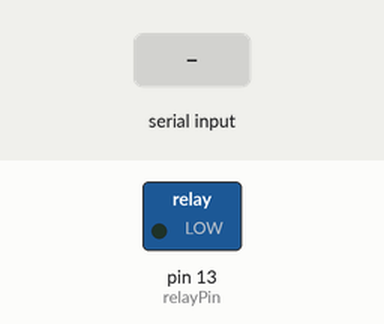
A sketch run on a simulated Arduino Uno, built with avr-gcc and run on an emulated ATmega328P. Shown: switched loads named in the sketch (green lamp = pin HIGH). The inputs (shaded band) are chosen by the test bench. What the sketch prints to the serial monitor is not drawn.

Above: at 1.2 s.
1.3 s: "8" received over Serial
At 1.8 s:
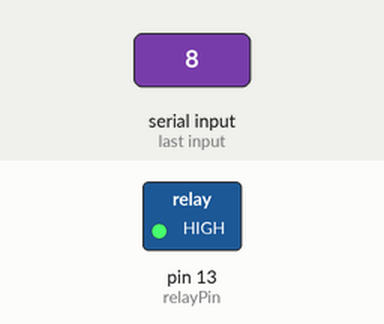
2.8 s: "2" received over Serial
At 4.2 s:
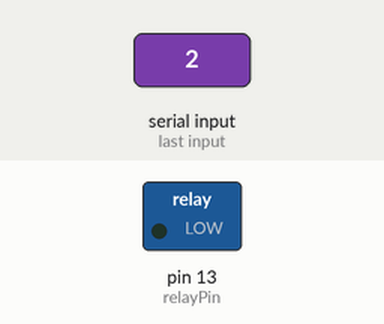
Timing chart, 0 to 5.8 s (numbered marks = the images above; inputs shaded):
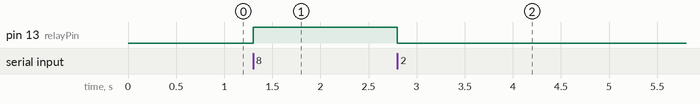

Measured:
- after the input at 1.3 s, pin 13 (relayPin): LOW → HIGH at once
- after the input at 2.8 s, pin 13 (relayPin): HIGH → LOW at once

The sketch:

ledSerialControl.pde
```cpp
// ledSerialControl.pde - Control led via serial
// (c) Kimmo Karvinen & Tero Karvinen http://BotBook.com

int relayPin=13;

void setup()
{
    pinMode(relayPin, OUTPUT);
    Serial.begin(9600);
    Serial.println("Control relay with serial - ready. www.BotBook.com");
}

void loop()
{
    char ch = Serial.read();
    if (ch=='2') {
        digitalWrite(relayPin, LOW);
    }
    if (ch=='8') {
        digitalWrite(relayPin, HIGH);
    }
}
```
